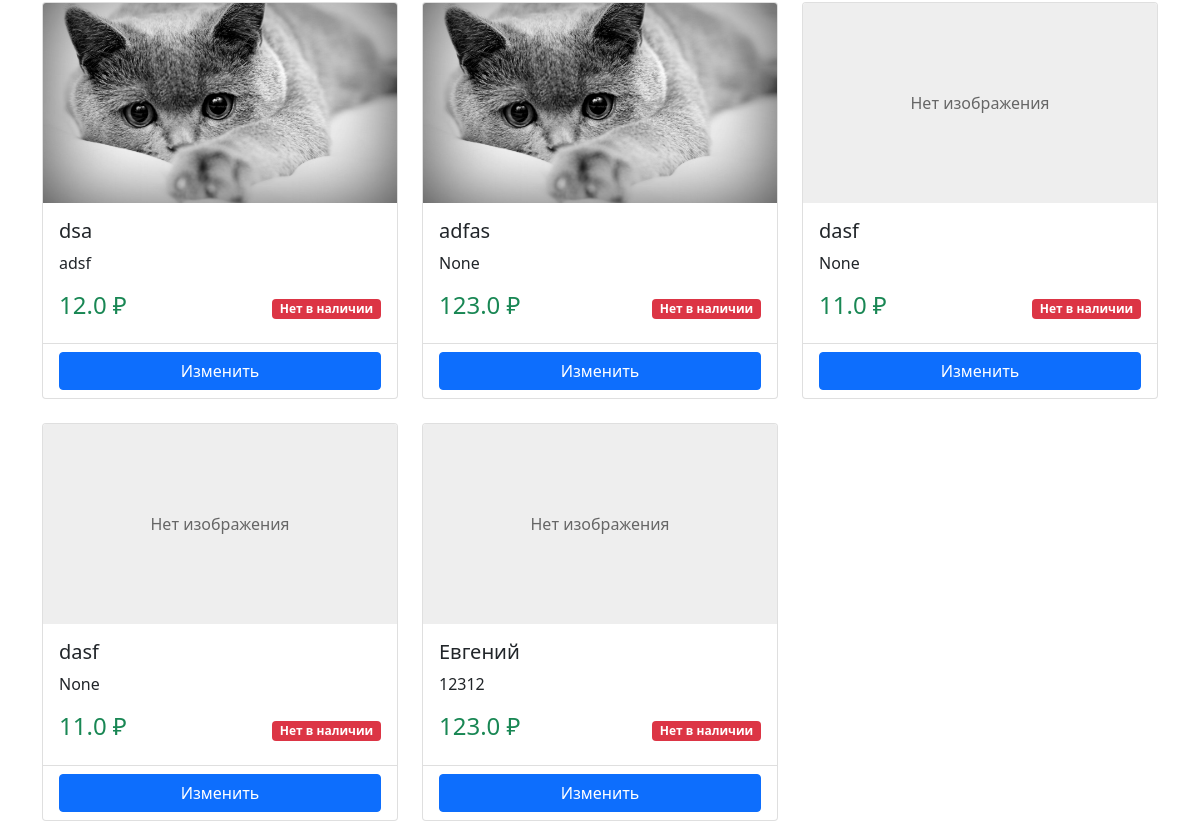
Before: /user/products (signed in, lower part) with the older database file.
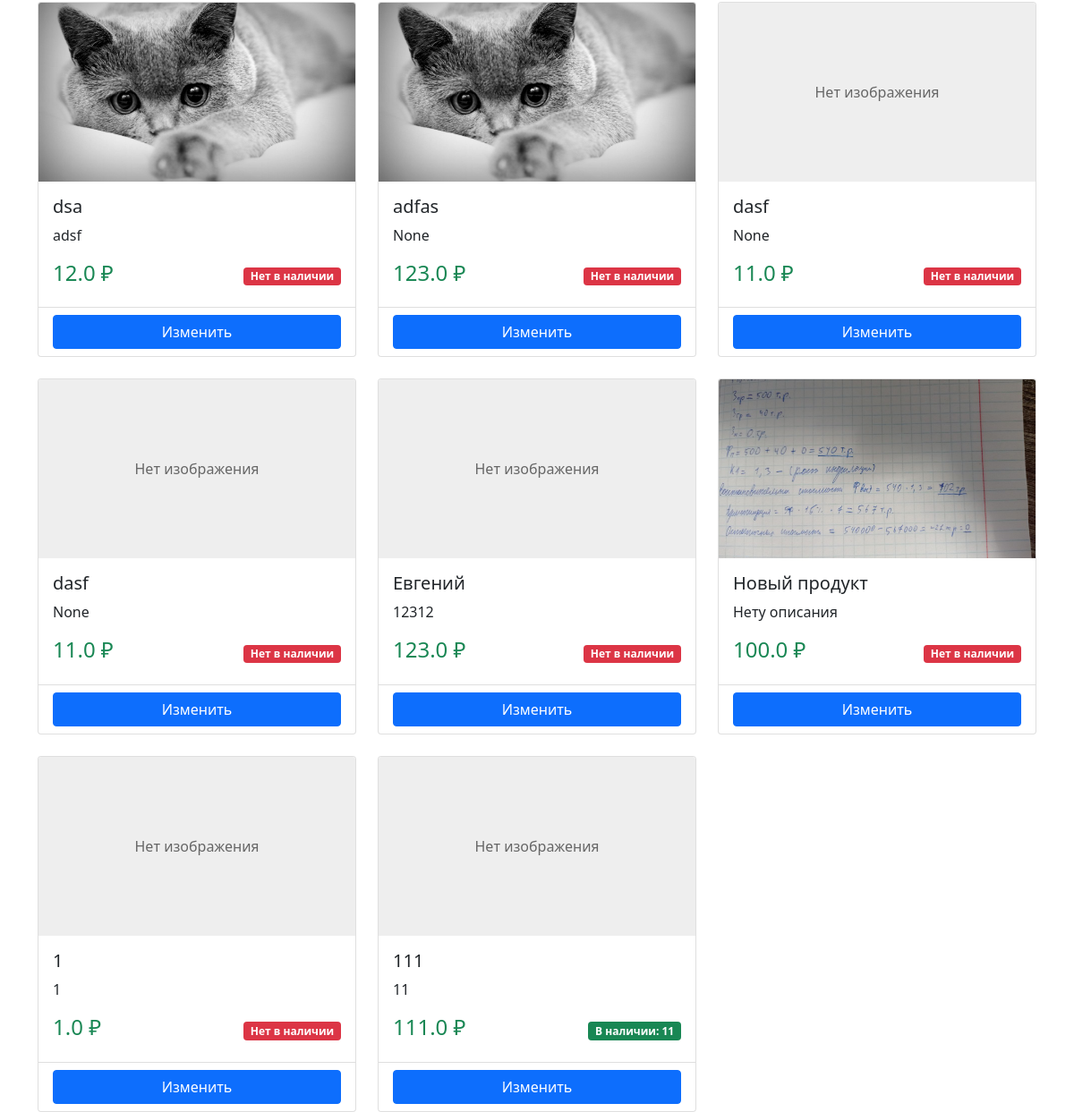
After: the same page with the newer database file.
### data/product.py (models this page shows)
class Product(SqlAlchemyBase):
    __tablename__ = 'products'
    id = sqlalchemy.Column(sqlalchemy.Integer, primary_key=True, autoincrement=True)
    name = sqlalchemy.Column(sqlalchemy.String, nullable=False)
    price = sqlalchemy.Column(sqlalchemy.Float, nullable=False)
    description = sqlalchemy.Column(sqlalchemy.Text)
    open = sqlalchemy.Column(sqlalchemy.Boolean)  # открыт ли продукт для общего доступа
    amount_available = sqlalchemy.Column(sqlalchemy.Integer)  # сколько есть продукта для продажи
    amount_sell = sqlalchemy.Column(sqlalchemy.Integer)  # сколько продано для статистики
    image = sqlalchemy.Column(sqlalchemy.String)
    user_id = sqlalchemy.Column(sqlalchemy.Integer, sqlalchemy.ForeignKey('users.id'))
    user = sqlalchemy.orm.relationship("User")

### main.py (the view)
@app.route('/user/products')
@login_required
def user_products():
    products = current_user.products
    return render_template('user_products.html', products=products)

### data/db_session.py (called while the page is built)
def create_session() -> Session:
    global __factory
    return __factory()

### main.py (called while the page is built)
@login_manager.user_loader
def load_user(user_id):
    db_sess = db_session.create_session()
    return db_sess.query(User).get(user_id)

### templates/user_products.html (shortened to what this page needs)
{% extends "base.html" %}
{% block content %}
 <div class="row row-cols-1 row-cols-md-3 g-4">
        {% for product in products %}
        <div class="col">
            <div class="card h-100">
                {% if product.image %}
                <img src="{{ url_for('static', filename='upload/' + product.image) }}"
                     class="card-img-top product-image"
                     alt="{{ product.name }}">
                {% else %}
                <div class="card-img-top no-image">Нет изображения</div>
                {% endif %}
                <div class="card-body">
                    <h5 class="card-title">{{ product.name }}</h5>
                    <p class="card-text">{{ product.description }}</p>
                    <div class="d-flex justify-content-between align-items-center">
                        <span class="h4 text-success">{{ product.price }} ₽</span>
                        {% if product.amount_available and product.amount_available > 0 %}
                            <span class="badge bg-success">В наличии: {{ product.amount_available }}</span>
                        {% else %}
                            <span class="badge bg-danger">Нет в наличии</span>
                        {% endif %}
                    </div>
                </div>
                <div class="card-footer bg-transparent">
                    <button class="btn btn-primary w-100">Изменить</button>
                </div>
            </div>
        </div>
        {% else %}
        <div class="col-12">
            <div class="alert alert-warning">
                Товары не найдены. Попробуйте изменить условия поиска.
            </div>
        </div>
        {% endfor %}
    </div>
{% endblock %}

### templates/base.html (shortened to what this page needs)
<!doctype html>
<html lang="ru">
<head>
                    <link href="https://cdn.jsdelivr.net/npm/bootstrap@5.0.2/dist/css/bootstrap.min.css" rel="stylesheet">
    <link rel="stylesheet" href="{{ url_for('static', filename='css/style.css') }}">
</head>
<body>
<div class="container mt-4">
    {% block content %}{% endblock %}
</div>
</body>
</html>

### static/css/style.css (style rules this page uses)
.product-image { height: 200px; object-fit: cover; object-position: center; }
.no-image { height: 200px; background: #eee; display: flex; align-items: center; justify-content: center; color: #666; }

Changed rows visible on the page:
added Product: image (picture), name "Новый продукт", description "Нету описания", price "100.0", shows "Нет в наличии"
added Product: shows "Нет изображения", name "1", description "1", price "1.0", shows "Нет в наличии"
added Product: shows "Нет изображения", name "111", description "11", price "111.0", amount_available "11"
